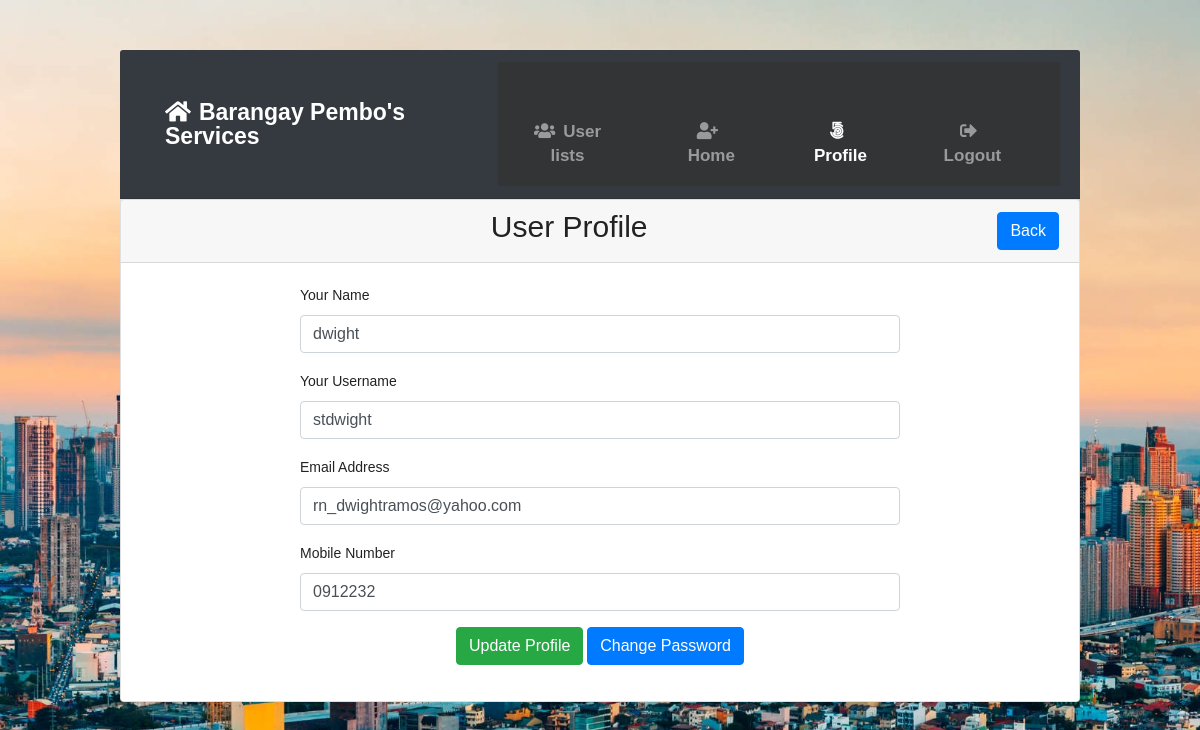
/profile.php?id=36 (signed in), run on the app's committed database.
### tables this page shows
CREATE TABLE `tbl_users` (
  `id` int(11) NOT NULL,
  `name` varchar(255) DEFAULT NULL,
  `username` varchar(255) DEFAULT NULL,
  `email` varchar(255) DEFAULT NULL,
  `password` varchar(255) DEFAULT NULL,
  `mobile` varchar(25) DEFAULT NULL,
  `roleid` tinyint(4) DEFAULT NULL,
  `isActive` tinyint(4) DEFAULT 0,
  `created_at` timestamp NOT NULL DEFAULT current_timestamp(),
  `updated_at` timestamp NOT NULL DEFAULT current_timestamp()
);

### classes/Users.php (called while the page is built, shortened)
<?php
include 'lib/Database.php';
include_once 'lib/Session.php';
class Users{
  private $db;
  public function __construct(){
    $this->db = new Database();
  }
    public function getUserInfoById($userid){
      $sql = "SELECT * FROM tbl_users WHERE id = :id LIMIT 1";
      $stmt = $this->db->pdo->prepare($sql);
      $stmt->bindValue(':id', $userid);
      $stmt->execute();
      $result = $stmt->fetch(PDO::FETCH_OBJ);
      if ($result) {
        return $result;
      }else{
        return false;
      }
    }
}

### lib/Database.php (called while the page is built, shortened)
<?php
class  Database{
  public $pdo;
  public function __construct(){
    if (!isset($this->pdo)) {
      try {
        $link = new PDO('mysql:host='.DB_HOST.'; dbname='.DB_NAME, DB_USER, DB_PASS);
        $link->setAttribute(PDO::ATTR_ERRMODE, PDO::ERRMODE_EXCEPTION);
        $link->exec("SET CHARACTER SET utf8");
        $this->pdo  =  $link;
      } catch (PDOException $e) {
        die("Connection error...".$e->getMessage());
      }
    }
  }
}

### lib/Session.php (called while the page is built, shortened)
<?php
class Session{
  public static function get($key) {
    if (isset($_SESSION[$key])) {
      return $_SESSION[$key];
    }
    else{
      return false;
    }
  }
}

### profile.php (the view, shortened to what this page needs)
<!DOCTYPE html>
<html>
<head>
    <link rel="stylesheet" type="text/css" href="main.css">
    <?php
    include 'inc/header.php';
    if (isset($_GET['id'])) {
        $userid = preg_replace('/[^a-zA-Z0-9-]/', '', (int)$_GET['id']);
    }
    ?>
</head>
<body>
    <div class="card ">
        <div class="card-header">
            <h3 class='text-center1'>User Profile <span class="float-right"> <a href="index.php" class="btn btn-primary">Back</a> </h3>
        </div>
        <div class="card-body">
            <?php
            $getUinfo = $users->getUserInfoById($userid);
            if ($getUinfo) {
                ?>
                <div style="width:600px; margin:0px auto">
                    <form class="" action="" method="POST">
                        <div class="form-group">
                            <label for="name">Your Name</label>
                            <input type="text" name="name" value="<?php echo $getUinfo->name; ?>" class="form-control">
                        </div>
                        <div class="form-group">
                            <label for="username">Your Username</label>
                            <input type="text" name="username" value="<?php echo $getUinfo->username; ?>" class="form-control">
                        </div>
                        <div class="form-group">
                            <label for="email">Email Address</label>
                            <input type="email" id="email" name="email" value="<?php echo $getUinfo->email; ?>" class="form-control">
                        </div>
                        <div class="form-group">
                            <label for="mobile">Mobile Number</label>
                            <input type="text" id="mobile" name="mobile" value="<?php echo $getUinfo->mobile; ?>" class="form-control">
                        </div>
                    <?php if (Session::get("id") == $getUinfo->id) { ?>
                        <div class="form-group text-center">
                            <button type="submit" name="update" class="btn btn-success">Update Profile</button>
                            <a class="btn btn-primary" href="changepass.php?id=<?php echo $getUinfo->id; ?>">Change Password</a>
                        </div>
                    <?php } elseif (Session::get("roleid") == '2') { ?>
                        <div class="form-group text-center">
                            <button type="submit" name="update" class="btn btn-success">Update Profile</button>
                        </div>
                    <?php } else { ?>
                        <div class="form-group">
                            <a class="btn btn-primary" href="index.php">Ok</a>
                        </div>
                    <?php } ?>
                </form>
            </div>
        <?php } else {
            header('Location:index.php');
        } ?>
    </div>
</div>

### main.css (style rules this page uses)
body, h1, h2, h3, p, ul, li { margin: 0; padding: 0; }
body { background-image: url('images/MakatiWP.jpg'); background-size: cover; background-repeat: no-repeat; background-attachment: fixed; font-family: Arial, sans-serif; }
h3 { font-size: 18px; margin-top: 10px; text-align: center; }
.card { margin-bottom: 80px; }

### assets/style.css (style rules this page uses)
body { line-height: 24px; font-size: 14px; font-style: normal; font-weight: normal; visibility: visible; font-family: 'Nunito', sans-serif; color: #222; }
h1, h2, h3, h4, h5, h6 { color: #222; font-family: 'Nunito', sans-serif; font-weight: 400; margin-top: 0; }
h3 { font-size: 24px; line-height: 30px; }

### data on the page
tbl_users: name "dwight", username "stdwight", email "rn_dwightramos@yahoo.com", mobile "0912232"
